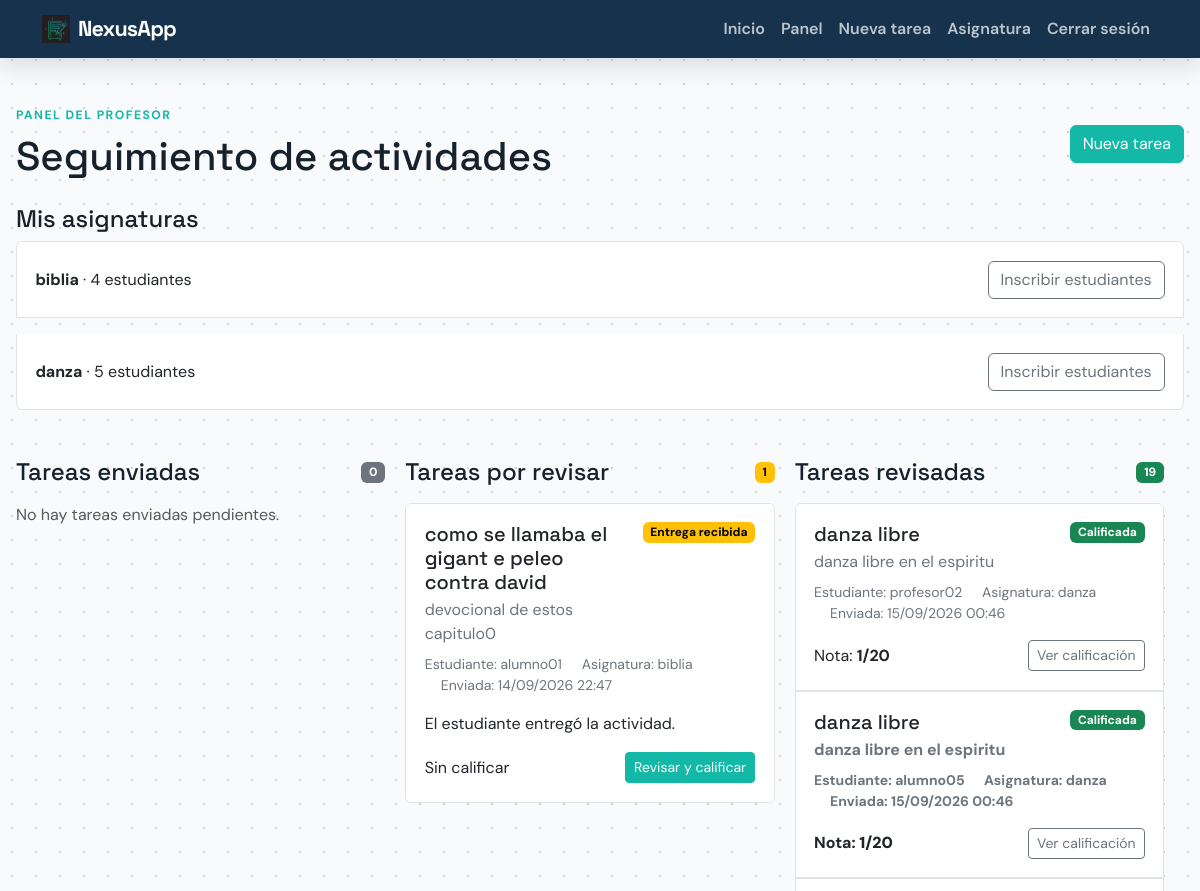
The app's page /profesor/dashboard/ (signed in, upper part), older data.
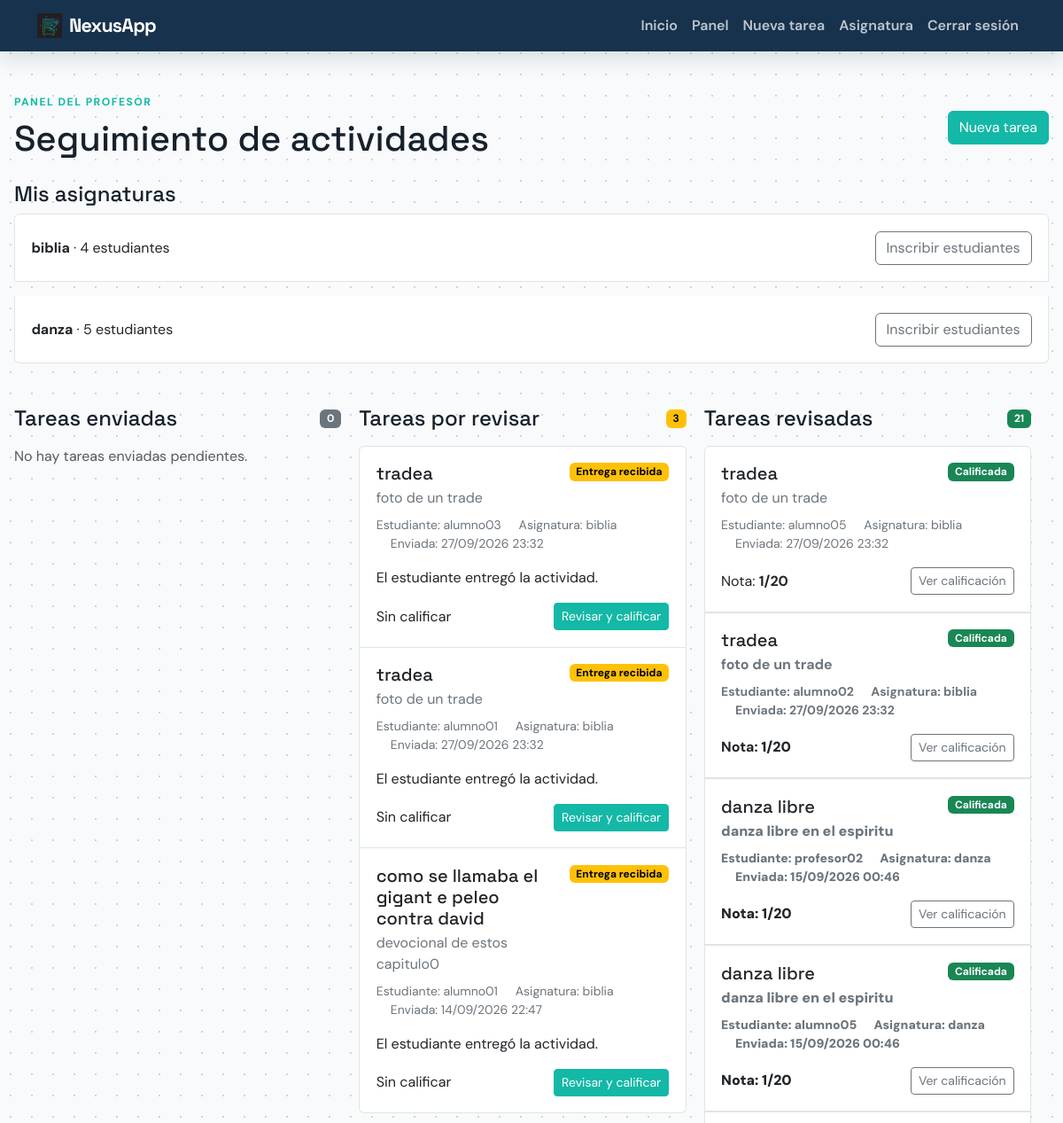
The same page, newer data.
### tasks/models.py (models this page shows, shortened)
class Subject(models.Model):
    name = models.CharField(max_length=120)
    description = models.TextField(blank=True)
    teacher = models.ForeignKey(
        User,
        on_delete=models.CASCADE,
        related_name="subjects_taught",
        limit_choices_to={"role": User.Roles.PROFESOR},
    )
    students = models.ManyToManyField(
        User,
        related_name="subjects_enrolled",
        blank=True,
        limit_choices_to={"role": User.Roles.ESTUDIANTE},
    )
    created = models.DateTimeField(auto_now_add=True)
    class Meta:
        ordering = ["name"]
        indexes = [models.Index(fields=["teacher", "name"])]

class Task(models.Model):
    title = models.CharField(max_length=100)
    description = models.TextField(blank=True)
    created = models.DateTimeField(auto_now_add=True)
    completed = models.BooleanField(default=False)
    datecompleted = models.DateTimeField(null=True)
    student_archived = models.BooleanField(default=False)
    important = models.BooleanField(default=False)
    subject = models.ForeignKey(
        Subject,
        on_delete=models.CASCADE,
        related_name="tasks",
        null=True,
        blank=True,
    )
    due_date = models.DateTimeField(null=True, blank=True)
    score = models.PositiveSmallIntegerField(
        null=True,
        blank=True,
        validators=[MinValueValidator(0), MaxValueValidator(20)],
    )
    teacher = models.ForeignKey(
        User,
        on_delete=models.CASCADE,
        related_name="created_tasks",
        limit_choices_to={"role": User.Roles.PROFESOR},
    )
    student = models.ForeignKey(
        User,
        on_delete=models.CASCADE,
        related_name="assigned_tasks",
        limit_choices_to={"role": User.Roles.ESTUDIANTE},
    )
    class Meta:
        indexes = [
            models.Index(fields=["teacher", "created"]),
            models.Index(fields=["student", "completed", "created"]),
            models.Index(fields=["due_date", "score"]),
        ]
    @property
    def is_graded(self):
        return self.score is not None
    @property
    def submitted(self):
        return hasattr(self, "submission")

class User(AbstractUser):
    class Roles(models.TextChoices):
        PROFESOR = "PROFESOR", "Profesor"
        ESTUDIANTE = "ESTUDIANTE", "Estudiante"
    role = models.CharField(
        max_length=20,
        choices=Roles.choices,
        default=Roles.ESTUDIANTE,
    )
    @property
    def is_profesor(self):
        return self.role == self.Roles.PROFESOR

### tasks/views.py (the view)
# urls.py: path("profesor/dashboard/", views.profesor_dashboard, name="profesor_dashboard"),
@role_required(User.Roles.PROFESOR)
def profesor_dashboard(request):
    subjects = Subject.objects.filter(teacher=request.user)
    tasks = (
        Task.objects.filter(teacher=request.user)
        .select_related("student", "subject")
        .order_by("-created")
    )
    sent_tasks = tasks.filter(submission__isnull=True, score__isnull=True)
    review_tasks = tasks.filter(submission__isnull=False, score__isnull=True)
    reviewed_tasks = tasks.filter(score__isnull=False)
    settle_overdue_tasks(request.user)
    return render(
        request,
        "profesor_dashboard.html",
        {
            "sent_tasks": sent_tasks,
            "review_tasks": review_tasks,
            "reviewed_tasks": reviewed_tasks,
            "subjects": subjects,
        },
    )

### tasks/views.py (called while the page is built)
def settle_overdue_tasks(teacher):
    now = timezone.now()
    Task.objects.filter(
        teacher=teacher,
        due_date__lt=timezone.now(),
        score__isnull=True,
        submission__isnull=True,
    ).update(score=1, completed=True, datecompleted=now)

### tasks/templates/profesor_dashboard.html (shortened to what this page needs)
{% extends "base.html" %} {% block content %}
<main class="page-wrap py-4 py-md-5">
  <div class="toolbar mb-4">
    <div>
      <div class="eyebrow mb-2">Panel del profesor</div>
      <h1 class="mb-0">Seguimiento de actividades</h1>
    </div>
    <a class="btn btn-primary" href="{% url 'create_task' %}">Nueva tarea</a>
  </div>
  <h2 class="h4">Mis asignaturas</h2>
  {% if subjects %}
  <div class="list-group flex-row-wrap mb-5">
    {% for subject in subjects %}
    <div
      class="list-group-item d-flex justify-content-between align-items-center"
    >
      <span
        ><strong>{{ subject.name }}</strong> · {{ subject.students.count }}
        estudiantes</span
      >
      <a
        class="btn btn-outline-secondary"
        href="{% url 'enroll_students' subject.id %}"
        >Inscribir estudiantes</a
      >
    </div>
    {% endfor %}
  </div>
  {% else %}
  <p>Aún no has creado asignaturas.</p>
  {% endif %}
  <div class="dashboard-columns">
    <section class="dashboard-column">
      <div class="d-flex justify-content-between align-items-center mb-3">
        <h2 class="h4 mb-0">Tareas enviadas</h2>
        <span class="badge text-bg-secondary">{{ sent_tasks|length }}</span>
      </div>
      <div class="list-group">
        {% if sent_tasks %}
          {% for task in sent_tasks %}
            {% include "teacher_item.html" %}
          {% endfor %}
        {% else %}
          <p class="text-muted">No hay tareas enviadas pendientes.</p>
        {% endif %}
      </div>
    </section>
    <section class="dashboard-column">
      <div class="d-flex justify-content-between align-items-center mb-3">
        <h2 class="h4 mb-0">Tareas por revisar</h2>
        <span class="badge text-bg-warning">{{ review_tasks|length }}</span>
      </div>
      <div class="list-group">
        {% if review_tasks %}
          {% for task in review_tasks %}
            {% include "teacher_item.html" %}
          {% endfor %}
        {% else %}
          <p class="text-muted">No hay entregas pendientes de revisión.</p>
        {% endif %}
      </div>
    </section>
    <section class="dashboard-column">
      <div class="d-flex justify-content-between align-items-center mb-3">
        <h2 class="h4 mb-0">Tareas revisadas</h2>
        <span class="badge text-bg-success">{{ reviewed_tasks|length }}</span>
      </div>
      <div class="list-group">
        {% if reviewed_tasks %}
          {% for task in reviewed_tasks %}
            {% include "teacher_item.html" %}
          {% endfor %}
        {% else %}
          <p class="text-muted">Todavía no hay tareas calificadas.</p>
        {% endif %}
      </div>
    </section>
  </div>
</main>
{% endblock %}

### tasks/templates/base.html (shortened to what this page needs)
{% load static %}
<!doctype html>
<html lang="es">
  <head>
    <link
      rel="stylesheet"
      href="https://cdn.jsdelivr.net/npm/bootstrap@5.3.2/dist/css/bootstrap.min.css"
    />
    <link
      rel="stylesheet"
      href="{% static 'assets/css/main.css' %}"
    />
  </head>
  <body>
    <nav class="navbar navbar-expand-lg bg-dark navbar-dark">
      <div class="container">
        <a class="navbar-brand d-flex align-items-center fw-bold" href="/">
    <img src="{% static 'img/favicon-32x32.png' %}" alt="NexusApp Logo" width="28" height="28" class="me-2">
    NexusApp
</a>
        <div class="collapse navbar-collapse" id="navbarSupportedContent">
          <ul class="navbar-nav ms-auto">
            <li class="nav-item">
              <a href="/" class="nav-link">Inicio</a>
            </li>
            {% if user.is_authenticated %} {% if user.is_profesor %}
            <li class="nav-item">
              <a href="{% url 'profesor_dashboard' %}" class="nav-link"
                >Panel</a
              >
            </li>
            <li class="nav-item">
              <a href="{% url 'create_task' %}" class="nav-link">Nueva tarea</a>
            </li>
            <li class="nav-item">
              <a href="{% url 'create_subject' %}" class="nav-link"
                >Asignatura</a
              >
            </li>
            {% else %}
            <li class="nav-item">
              <a href="{% url 'estudiante_dashboard' %}" class="nav-link"
                >Mi panel</a
              >
            </li>
            {% endif %}
            <li class="nav-item">
              <form method="post" action="{% url 'signout' %}">
                <button class="nav-link border-0 bg-transparent" type="submit">
                  Cerrar sesión
                </button>
              </form>
            </li>
            {% endif %}
          </ul>
        </div>
      </div>
    </nav>
    {% block content %} {% endblock %}
  </body>
</html>

### tasks/templates/teacher_item.html
<article class="list-group-item">
  <div class="d-flex justify-content-between align-items-start gap-3">
    <div>
      <h3 class="h5 mb-1">{{ task.title }}</h3>
      <p class="text-secondary mb-2">{{ task.description }}</p>
    </div>
    {% if task.is_graded %}
    <span class="badge text-bg-success">Calificada</span>
    {% elif task.submitted %}
    <span class="badge text-bg-warning">Entrega recibida</span>
    {% else %}
    <span class="badge text-bg-secondary">Enviada</span>
    {% endif %}
  </div>
  <div class="small text-secondary mb-3">
    <span>Estudiante: {{ task.student.username }}</span>
    <span class="ms-3">Asignatura: {{ task.subject.name }}</span>
    <span class="ms-3">Enviada: {{ task.created|date:"d/m/Y H:i" }}</span>
  </div>
  {% if task.submitted %}
  <p class="mb-3">El estudiante entregó la actividad.</p>
  {% endif %}
  <div class="d-flex justify-content-between align-items-center">
    <span>
      {% if task.is_graded %}Nota: <strong>{{ task.score }}/20{% else %}Sin calificar{% endif %}
    </span>
    {% if task.submitted and not task.is_graded %}
    <a class="btn btn-primary btn-sm" href="{% url 'grade_task' task.id %}" >Revisar y calificar</a>
    {% elif task.is_graded %}
    <a
      class="btn btn-outline-secondary btn-sm"
      href="{% url 'grade_task' task.id %}"
      >Ver calificación</a
    >
    {% endif %}
  </div>
</article>

### tasks/static/assets/css/main.css (style rules this page uses)
:root { --ink: #17212b; --muted: #687684; --paper: #f5f7f4; --surface: #ffffff; --accent: #14b8a6; --accent-dark: #0d9488; --line: #dfe6e1; --navy: #17324d; }
* { box-sizing: border-box; }
body { min-height: 100vh; background-color: #f8fafc; background-image: radial-gradient(#cbd5e1 1.5px, transparent 1.5px); background-size: 24px 24px; color: var(--ink); font-family: "DM Sans", sans-serif; }
h1, h2, h3, .navbar-brand { font-family: "Space Grotesk", sans-serif; }
.navbar { background: var(--navy) !important; box-shadow: 0 8px 24px rgba(23, 50, 77, 0.14); }
.navbar-brand { letter-spacing: -0.04em; font-size: 1.35rem; }
.navbar .nav-link { color: rgba(255, 255, 255, 0.72) !important; font-weight: 600; }
.btn-primary { background: var(--accent); border-color: var(--accent); }
.list-group-item { border-color: var(--line); padding: 1.15rem; }
.eyebrow { color: #14b8a6; font-size: 0.76rem; font-weight: 700; letter-spacing: 0.12em; text-transform: uppercase; }
.page-wrap { width: min(1180px, calc(100% - 2rem)); margin-inline: auto; }
.flex-row-wrap { display: flex; flex-wrap: wrap; gap: 1rem; }
.dashboard-columns { display: flex; flex-wrap: wrap; align-items: flex-start; gap: 1.25rem; }
.dashboard-column { flex: 1 1 320px; min-width: 0; }
.toolbar { display: flex; flex-wrap: wrap; align-items: center; justify-content: space-between; gap: 1rem; }
.list-group { min-width: 0; }
.list-group-item { overflow-wrap: anywhere; }

Row changes from the older to the newer data that the page shows:
added Task: title "tradea", description "foto de un trade", shows "Entrega recibida", student.username "alumno03", subject.name "biblia", created "27/09/2026 23:32", shows "El estudiante entregó la actividad.", shows "Sin calificar", shows "Revisar y calificar", shown under "Tareas por revisar"
added Task: title "tradea", description "foto de un trade", shows "Entrega recibida", student.username "alumno01", subject.name "biblia", created "27/09/2026 23:32", shows "El estudiante entregó la actividad.", shows "Sin calificar", shows "Revisar y calificar", shown under "Tareas por revisar"
added Task: title "tradea", description "foto de un trade", shows "Calificada", student.username "alumno05", subject.name "biblia", created "27/09/2026 23:32", score "1", shows "Ver calificación", shown under "Tareas revisadas"
added Task: title "tradea", description "foto de un trade", shows "Calificada", student.username "alumno02", subject.name "biblia", created "27/09/2026 23:32", score "1", shows "Ver calificación", shown under "Tareas revisadas"
Text that changed along with them:
{{ review_tasks|length }}: "1" → "3"
{{ reviewed_tasks|length }}: "19" → "21"
